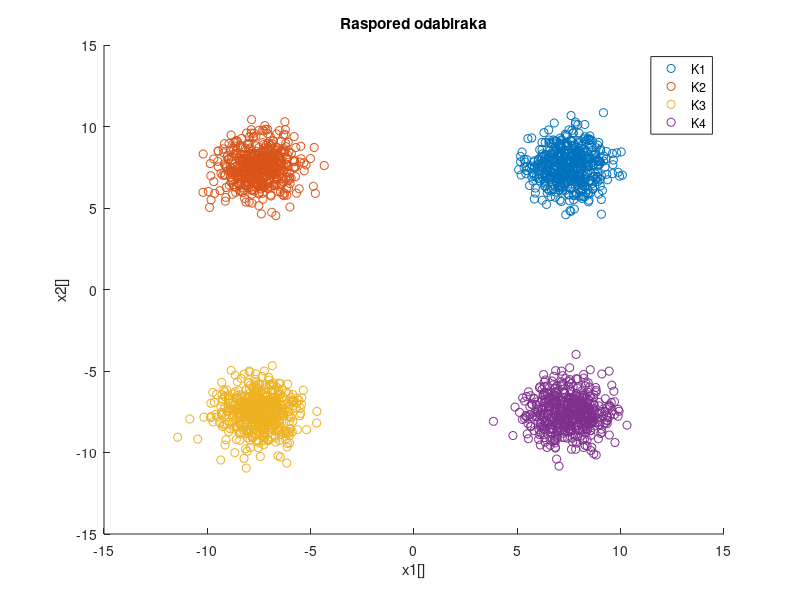
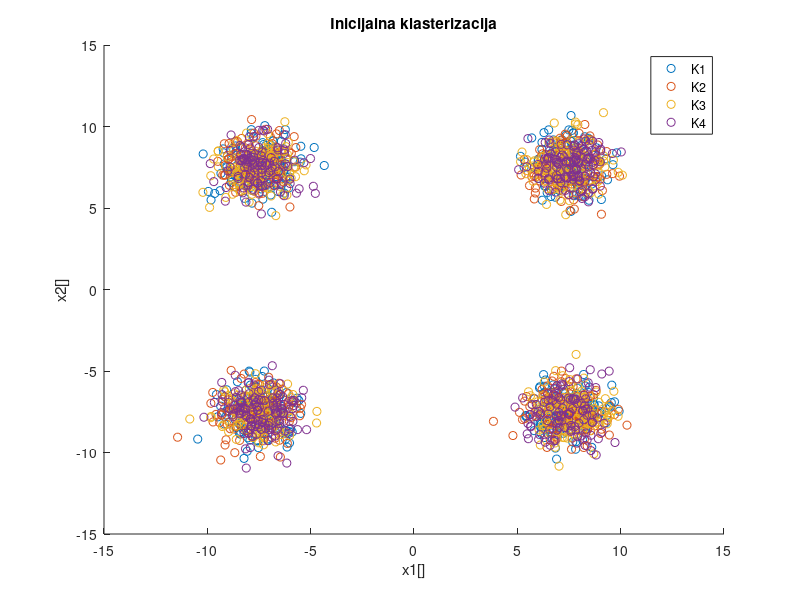
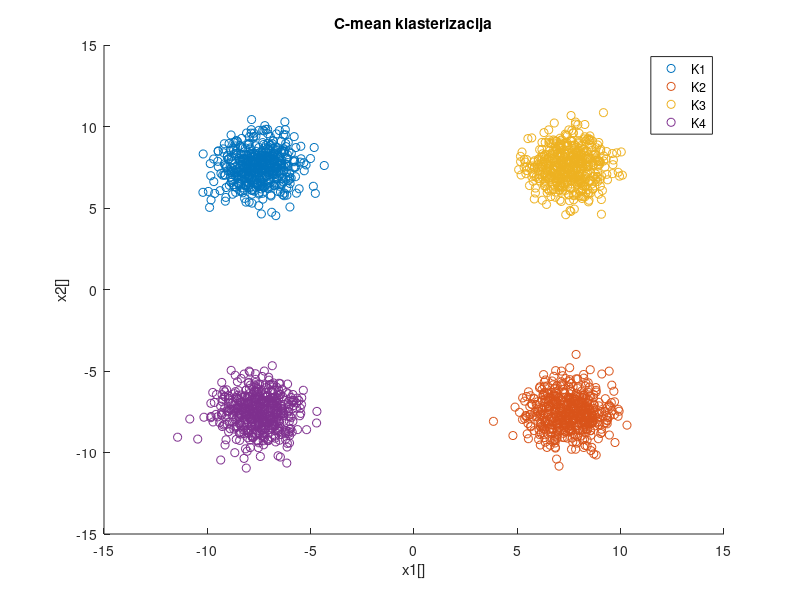
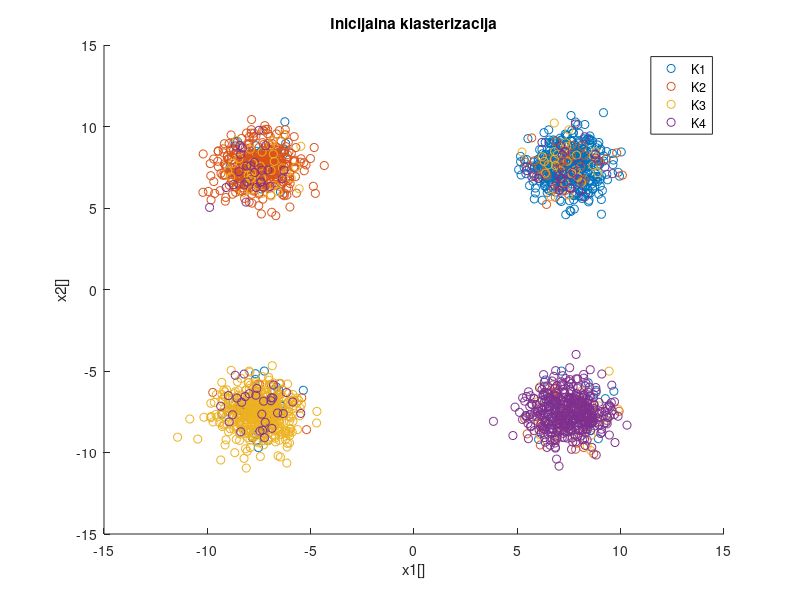

The MATLAB source for these figures, in order:
clear;
close all;
clc;

N = 500;

M1 = [7.5;7.5]; S1 = eye(2);
M2 = [-7.5;7.5]; S2 = eye(2);
M3 = [-7.5;-7.5]; S3 = eye(2);
M4 = [7.5;-7.5]; S4 = eye(2);

K1 = mvnrnd(M1,S1,N);
K2 = mvnrnd(M2,S2,N);
K3 = mvnrnd(M3,S3,N);
K4 = mvnrnd(M4,S4,N);

figure(1)
hold all;
scatter(K1(:,1),K1(:,2),'ro')
scatter(K2(:,1),K2(:,2),'go')
scatter(K3(:,1),K3(:,2),'bo')
scatter(K4(:,1),K4(:,2),'yo')
legend('K1','K2','K3','K4')
title('Raspored odabiraka')
xlabel('x1[]')
ylabel('x2[]')

%% C-mean

%inicijalna kalsterizacija
omega = randi([1 4],1,4*N);
omega_novo = zeros(1,4*N);
K = [K1;K2;K3;K4];

K1_ = K(omega == 1,:);
K2_ = K(omega == 2,:);
K3_ = K(omega == 3,:);
K4_ = K(omega == 4,:);

figure(2)
hold all;
scatter(K1_(:,1),K1_(:,2),'ro')
scatter(K2_(:,1),K2_(:,2),'go')
scatter(K3_(:,1),K3_(:,2),'bo')
scatter(K4_(:,1),K4_(:,2),'yo')
legend('K1','K2','K3','K4')
title('Inicijalna klasterizacija')
xlabel('x1[]')
ylabel('x2[]')
cnt = 0;
while(1)
    cnt = cnt+1;
    flag = 0;    
    
    K1_ = K(omega == 1,:);
    K2_ = K(omega == 2,:);
    K3_ = K(omega == 3,:);
    K4_ = K(omega == 4,:);
    
    M1_ = mean(K1_);
    M2_ = mean(K2_);
    M3_ = mean(K3_);
    M4_ = mean(K4_);
    
    M_ = [M1_;M2_;M3_;M4_];
    
    for i = 1:length(K)
        X = K(i,:);
        d_min = inf;
        for j = 1:4
            %d = (X(1) - M_(j,1))^2 + (X(2) - M_(j,2))^2;
            d = (X'-M_(j,:)')'*(X'-M_(j,:)');
            if d < d_min
                d_min = d;
                idx = j;
            end
        end
        omega_novo(i) = idx;
        if idx ~= omega(i)
            flag = 1;
        end
    end
    
    if flag == 0
        break;
    end
    
    omega = omega_novo;
    
end


figure(3)
hold all;
scatter(K1_(:,1),K1_(:,2),'ro')
scatter(K2_(:,1),K2_(:,2),'go')
scatter(K3_(:,1),K3_(:,2),'bo')
scatter(K4_(:,1),K4_(:,2),'yo')
legend('K1','K2','K3','K4')
title('C-mean klasterizacija')
xlabel('x1[]')
ylabel('x2[]')

%% Maximum Likelihood
K = [K1;K2;K3;K4];
T = 0.01;

omega = [ones(1,0.75*N) randi([1,4],1,0.25*N) 2*ones(1,0.75*N) randi([1,4],1,0.25*N) 3*ones(1,0.75*N) randi([1,4],1,0.25*N) 4*ones(1,0.75*N) randi([1,4],1,0.25*N)];

K1_ = K(omega == 1,:);
K2_ = K(omega == 2,:);
K3_ = K(omega == 3,:);
K4_ = K(omega == 4,:);

figure(4)
hold all;
scatter(K1_(:,1),K1_(:,2),'ro')
scatter(K2_(:,1),K2_(:,2),'go')
scatter(K3_(:,1),K3_(:,2),'bo')
scatter(K4_(:,1),K4_(:,2),'yo')
legend('K1','K2','K3','K4')
title('Inicijalna klasterizacija')
xlabel('x1[]')
ylabel('x2[]')

M1_ = mean(K1_);
M2_ = mean(K2_);
M3_ = mean(K3_);
M4_ = mean(K4_);

M_ = [M1_;M2_;M3_;M4_];

P1_ = length(K1_)/length(K);
P2_ = length(K2_)/length(K);
P3_ = length(K3_)/length(K);
P4_ = length(K4_)/length(K);

P_ = [P1_;P2_;P3_;P4_];

S1_ = cov(K1_);
S2_ = cov(K2_);
S3_ = cov(K3_);
S4_ = cov(K4_);

S_ = [S1_;S2_;S3_;S4_];


f_ = zeros(1,4);
q = zeros(1,4);

Q_old = zeros(length(K),4);

for i = 1:length(K)
    X = K(i,:)';
    for j = 1:4
        f_(j) = 1/((2*pi)^2*(det(S_(j))))^0.5*exp(-0.5*(X-M_(j,:)')'*(S_(2*(j-1)+1:2*j,:))^(-1)*(X-M_(j,:)'));
    end
    for j = 1:4
        q(j) = P_(j)*f_(j)/(f_*P_);
    end
    Q_old(i,:) = q;
end
cnt = 0;
while(cnt < 100)
    cnt = cnt + 1;
    for i  = 1:4
        P_(i) = 1/length(K)*sum(Q_old(:,i));
        
        sum_M = zeros(2,1);
        for j = 1:length(K)
            sum_M = sum_M + Q_old(j,i)*K(j,:)';
        end
        M_(i,:) = (1/P_(i)/length(K)*sum_M)';
        
        sum_S = zeros(2,2);
        for j = 1:length(K)
            sum_S = sum_S + Q_old(j,i)*(K(j,:)'-M_(i,:)')*(K(j,:)'-M_(i,:)')';
        end
        S_(2*(i-1)+1:2*i,:) = 1/P_(i)/length(K)*sum_S;
    end
    
    Q_new = zeros(length(K),4);
    
    for i = 1:length(K)
        X = K(i,:)';
        for j = 1:4
            f_(j) = 1/((2*pi)^2*(det(S_(j))))^0.5*exp(-0.5*(X-M_(j,:)')'*(S_(2*(j-1)+1:2*j,:))^(-1)*(X-M_(j,:)'));
        end
        for j = 1:4
            q(j) = P_(j)*f_(j)/(f_*P_);
        end
        Q_new(i,:) = q;
    end
    
    omega_new = zeros(1,length(K));
    for i = 1:length(K)
        [~,omega_new(i)] = max(Q_new(i,:));
    end

    
    if max(max(abs(Q_new - Q_old))) < T
        break;
    end
    
    omega = omega_new;
    Q_old = Q_new;
    
end

K1_ = K(omega == 1,:);
K2_ = K(omega == 2,:);
K3_ = K(omega == 3,:);
K4_ = K(omega == 4,:);

figure(5)
hold all;
scatter(K1_(:,1),K1_(:,2),'ro')
scatter(K2_(:,1),K2_(:,2),'go')
scatter(K3_(:,1),K3_(:,2),'bo')
scatter(K4_(:,1),K4_(:,2),'yo')
legend('K1','K2','K3','K4')
title('ML klasterizacija')
xlabel('x1[]')
ylabel('x2[]')